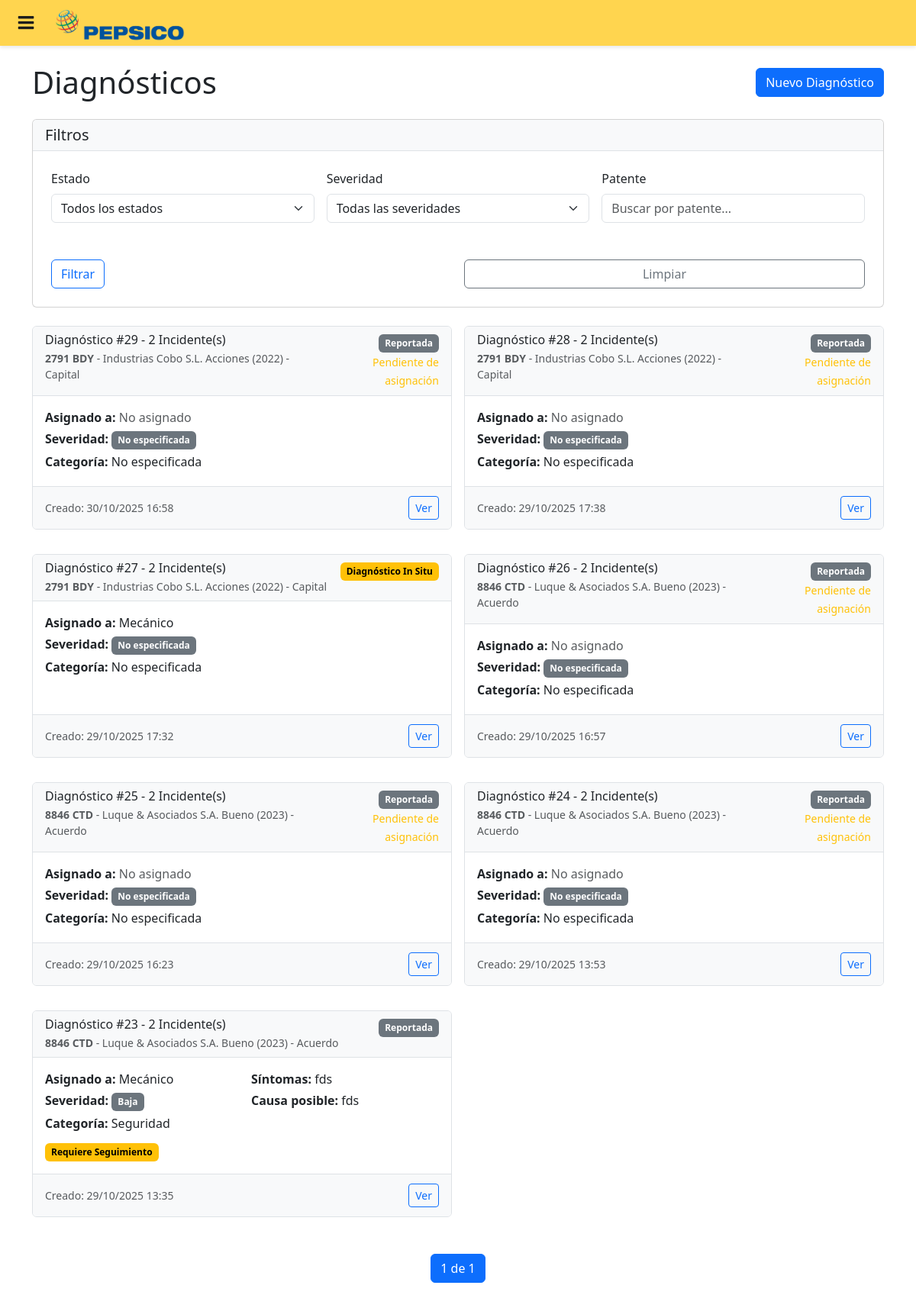
Screenshot of /diagnostics/ (signed in) with the database file from the repository.
### documents/models.py (models this page shows, shortened)
class Diagnostics(models.Model):
    DIAGNOSTIC_METHODS = [
        ('Visual', 'Visual'),
        ('Instrumentos', 'Con Instrumentos'),
        ('Prueba', 'Prueba de Funcionamiento'),
        ('Otro', 'Otro'),
    ]
    incidents = models.ManyToManyField(
        Incident, db_column='incident_ids', related_name='diagnostics', blank=True,
        help_text='Incidentes asociados a este diagnóstico')
    incident = models.ForeignKey(
        Incident, on_delete=models.CASCADE, db_column='incident_id', null=True, blank=True, related_name='legacy_diagnostics')
    severity = models.CharField(max_length=20, choices=Incident.SEVERITY_LEVELS, null=True, blank=True)
    category = models.CharField(max_length=50, choices=Incident.CATEGORIES, null=True, blank=True)
    symptoms = models.TextField(null=True, blank=True)
    possible_cause = models.TextField(null=True, blank=True)
    route = models.ForeignKey(
        Route, on_delete=models.SET_NULL, db_column='route_id', null=True, blank=True, related_name='diagnostics')
    status = models.CharField(max_length=30, choices=Incident.STATUS_CHOICES, default='Reportada')
    assigned_to = models.ForeignKey(
        FlotaUser, on_delete=models.SET_NULL, db_column='assigned_to_id', null=True, blank=True, related_name='assigned_diagnostics')
    resolved_at = models.DateTimeField(null=True, blank=True)
    resolution_notes = models.TextField(null=True, blank=True)
    estimated_resolution_time = models.CharField(max_length=50, null=True, blank=True)
    resolution_type = models.CharField(max_length=50, choices=Incident.RESOLUTION_TYPES, null=True, blank=True)
    auto_resolved = models.BooleanField(default=False)
    resolution_source = models.CharField(max_length=50, choices=Incident.RESOLUTION_SOURCES, null=True, blank=True)
    affects_operation = models.BooleanField(default=False)
    follow_up_required = models.BooleanField(default=False)
    related_schedule = models.ForeignKey(
        MaintenanceSchedule, on_delete=models.SET_NULL, db_column='related_schedule_id', null=True, blank=True, related_name='diagnostics')
    related_ingreso = models.ForeignKey(
        Ingreso, on_delete=models.SET_NULL, db_column='related_ingreso_id', null=True, blank=True, related_name='diagnostics')
    related_work_order = models.ForeignKey(
        WorkOrder, on_delete=models.SET_NULL, db_column='related_work_order_id', null=True, blank=True, related_name='diagnostics')
    diagnostic_started_at = models.DateTimeField(null=True, blank=True)
    diagnostic_completed_at = models.DateTimeField(null=True, blank=True)
    diagnostic_by = models.ForeignKey(
        FlotaUser, on_delete=models.SET_NULL, db_column='diagnostic_by_id', null=True, blank=True, related_name='diagnosed_incidents')
    diagnostic_method = models.CharField(max_length=50, choices=DIAGNOSTIC_METHODS, null=True, blank=True)
    parts_needed = models.TextField(null=True, blank=True)
    estimated_cost = models.DecimalField(max_digits=10, decimal_places=2, null=True, blank=True)
    photos_taken = models.BooleanField(default=False)
    requires_specialist = models.BooleanField(default=False)
    environmental_conditions = models.CharField(max_length=200, null=True, blank=True)
    location = models.CharField(max_length=200, null=True, blank=True, help_text='Ubicación donde se realizó el diagnóstico (para diagnósticos in situ)')
    diagnostics_created_at = models.DateTimeField(auto_now_add=True)
    diagnostics_updated_at = models.DateTimeField(auto_now=True)
    diagnostics_created_by = models.ForeignKey(
        FlotaUser, on_delete=models.SET_NULL, db_column='diagnostics_created_by_id', null=True, blank=True, related_name='created_diagnostics')
    diagnostics_updated_by = models.ForeignKey(
        FlotaUser, on_delete=models.SET_NULL, db_column='diagnostics_updated_by_id', null=True, blank=True, related_name='updated_diagnostics')
    class Meta:
        db_table = 'Diagnostics'

class Vehicle(models.Model):
    patent = models.CharField(max_length=10, primary_key=True)
    equipment = models.ForeignKey(
        SAPEquipment, on_delete=models.CASCADE, db_column='equipment_id')
    ceco = models.ForeignKey(
        CECO, on_delete=models.CASCADE, db_column='ceco_id')
    brand = models.CharField(max_length=50)
    model = models.CharField(max_length=50)
    year = models.IntegerField()
    age = models.IntegerField()
    useful_life = models.IntegerField()
    mileage = models.IntegerField(null=True, blank=True)
    site = models.ForeignKey(
        Site, on_delete=models.CASCADE, db_column='site_id')
    operational = models.BooleanField()
    backup = models.BooleanField()
    out_of_service = models.BooleanField()
    type = models.ForeignKey(
        VehicleType, on_delete=models.CASCADE, db_column='type_id')
    plan = models.BooleanField()
    sinister = models.BooleanField()
    observations = models.TextField()
    compliance = models.CharField(max_length=50)
    tct = models.CharField(max_length=50, null=True, blank=True)
    geotab_confirm = models.BooleanField()
    auction = models.BooleanField()
    status = models.ForeignKey(
        VehicleStatus, on_delete=models.SET_NULL, db_column='status_id', null=True, blank=True)
    class Meta:
        db_table = 'Vehicles'

class VehicleType(models.Model):
    id_type = models.AutoField(primary_key=True)
    name = models.CharField(max_length=100)
    site = models.ForeignKey(
        Site, on_delete=models.CASCADE, db_column='site_id')
    data = models.CharField(max_length=50)
    class Meta:
        db_table = 'VehicleTypes'

class FlotaUser(models.Model):
    id_user = models.AutoField(primary_key=True)
    user = models.OneToOneField(User, on_delete=models.CASCADE, related_name='flotauser')
    name = models.CharField(max_length=100)
    role = models.ForeignKey(
        Role, on_delete=models.CASCADE, db_column='role_id')
    patent = models.ForeignKey(
        Vehicle, on_delete=models.CASCADE, db_column='patent')
    status = models.ForeignKey(
        UserStatus, on_delete=models.CASCADE, db_column='status_id')
    observations = models.TextField()
    gpid = models.CharField(max_length=20)
    class Meta:
        db_table = 'FlotaUsers'

### diagnostics/views.py (the view)
# urls.py: path('', views.diagnostics_list, name='diagnostics_list'),
@login_required
def diagnostics_list(request):
    if hasattr(request.user, 'flotauser'):
        user_role = request.user.flotauser.role.name
        if user_role == 'Mecánico':
            diagnostics = Diagnostics.objects.filter(assigned_to=request.user.flotauser)
        elif user_role == 'Jefe de taller':
            diagnostics = Diagnostics.objects.all()
        elif user_role in ['Supervisor', 'Jefe de Flota']:
            diagnostics = Diagnostics.objects.all()
        elif user_role == 'Recepcionista de Vehículos':
            diagnostics = Diagnostics.objects.filter(diagnostics_created_by=request.user.flotauser)
        else:
            diagnostics = Diagnostics.objects.filter(
                Q(incidents__reported_by=request.user.flotauser) |
                Q(diagnostics_created_by=request.user.flotauser) |
                Q(incidents__vehicle=request.user.flotauser.patent) if hasattr(request.user.flotauser, 'patent') and request.user.flotauser.patent else Q()
            )
    else:
        diagnostics = Diagnostics.objects.none()
    status_filter = request.GET.get('status')
    severity_filter = request.GET.get('severity')
    patent_filter = request.GET.get('patent')
    if status_filter:
        diagnostics = diagnostics.filter(status=status_filter)
    if severity_filter:
        diagnostics = diagnostics.filter(severity=severity_filter)
    if patent_filter:
        diagnostics = diagnostics.filter(
            Q(incident__vehicle__patent__icontains=patent_filter) |
            Q(incidents__vehicle__patent__icontains=patent_filter)
        )
    diagnostics = diagnostics.select_related(
        'incident', 'incident__vehicle', 'incident__vehicle__type', 'assigned_to', 'incident__reported_by', 'diagnostics_created_by'
    ).prefetch_related(
        'incidents', 'incidents__vehicle', 'incidents__reported_by'
    ).order_by('-diagnostics_created_at').distinct()
    paginator = Paginator(diagnostics, 12)  # 12 diagnósticos por página
    page = request.GET.get('page')
    try:
        diagnostics = paginator.page(page)
    except PageNotAnInteger:
        diagnostics = paginator.page(1)
    except EmptyPage:
        diagnostics = paginator.page(paginator.num_pages)
    for diagnostic in diagnostics:
        unique_vehicles = []
        seen_vehicles = set()
        for incident in diagnostic.incidents.all():
            if incident.vehicle.patent not in seen_vehicles:
                unique_vehicles.append(incident.vehicle)
                seen_vehicles.add(incident.vehicle.patent)
        if diagnostic.incident and diagnostic.incident.vehicle.patent not in seen_vehicles:
            unique_vehicles.append(diagnostic.incident.vehicle)
        diagnostic.unique_vehicles = unique_vehicles
    context = {
        'diagnostics': diagnostics,
        'status_choices': Diagnostics._meta.get_field('status').choices,
        'severity_choices': Diagnostics._meta.get_field('severity').choices,
    }
    return render(request, 'diagnostics/diagnostics_list.html', context)

### diagnostics/templates/diagnostics/diagnostics_list.html (shortened to what this page needs)
{% extends 'base.html' %}
{% load static %}
{% block static %}
<link rel="stylesheet" href="{% static 'diagnostics/css/diagnostics_list.css' %}">
{% endblock %}
{% block content %}
<div class="container mt-4">
  <div class="row">
    <div class="col-12">
      <div class="d-flex justify-content-between align-items-center mb-4">
        <h1 class="mb-0">
           Diagnósticos
        </h1>
        <a href="{% url 'diagnostics:diagnostics_create' %}" class="btn btn-primary">
           Nuevo Diagnóstico
        </a>
      </div>
      <div class="card mb-4">
        <div class="card-header">
          <h5 class="mb-0">
             Filtros
          </h5>
        </div>
        <div class="card-body">
          <form method="get" class="row g-3">
            <div class="col-md-4">
              <label for="status" class="form-label">Estado</label>
              <select class="form-select" id="status" name="status">
                <option value="">Todos los estados</option>
              </select>
            </div>
            <div class="col-md-4">
              <label for="severity" class="form-label">Severidad</label>
              <select class="form-select" id="severity" name="severity">
                <option value="">Todas las severidades</option>
              </select>
            </div>
            <div class="col-md-4">
              <label for="patent" class="form-label">Patente</label>
              <input type="text" class="form-control" id="patent" name="patent" value="{{ request.GET.patent }}" placeholder="Buscar por patente...">
            </div>
            <div class="col-md-6">
              <label class="form-label">&nbsp;</label>
              <button type="submit" class="btn btn-outline-primary d-block">
                 Filtrar
              </button>
            </div>
            <div class="col-md-6">
              <label class="form-label">&nbsp;</label>
              <a href="{% url 'diagnostics:diagnostics_list' %}" class="btn btn-outline-secondary d-block">
                 Limpiar
              </a>
            </div>
          </form>
        </div>
      </div>
      {% if diagnostics %}
        <div class="diagnostics-grid">
          {% for diagnostic in diagnostics %}
          <div class="diagnostic-card card mb-3">
            <div class="card-header">
              <div class="d-flex justify-content-between align-items-start">
                <div>
                  <h6 class="mb-1">
                    Diagnóstico #{{ diagnostic.id }}
                    {% if diagnostic.incidents.all|length > 0 %}
                      - {{ diagnostic.incidents.all|length }} Incidente(s)
                    {% elif diagnostic.incident %}
                      - Incidente #{{ diagnostic.incident.id_incident }}
                    {% endif %}
                  </h6>
                  {% if diagnostic.unique_vehicles %}
                    {% for vehicle in diagnostic.unique_vehicles %}
                      <small class="text-muted d-block">
                        <strong>{{ vehicle.patent }}</strong> -
                        {{ vehicle.brand }} {{ vehicle.model }}
                        ({{ vehicle.year }})
                        {% if vehicle.type %}
                          - {{ vehicle.type.name }}
                        {% endif %}
                      </small>
                    {% endfor %}
                  {% endif %}
                </div>
                <div class="text-end">
                  <span class="badge bg-{% if diagnostic.status == 'Resuelta' %}success{% elif diagnostic.status == 'Diagnostico_In_Situ' %}warning{% elif diagnostic.status == 'OT_Generada' %}info{% else %}secondary{% endif %}">
                    {{ diagnostic.get_status_display }}
                  </span>
                  {% if not diagnostic.assigned_to %}
                    {% if user.flotauser.role.name == 'Jefe de taller' %}
                      <br><small class="text-warning"><i class="fas fa-user-cog"></i> Pendiente - Haz clic en "Crear" para completar</small>
                    {% else %}
                      <br><small class="text-warning"> Pendiente de asignación</small>
                    {% endif %}
                  {% endif %}
                </div>
              </div>
            </div>
            <div class="card-body">
              <div class="row">
                <div class="col-md-6">
                  <p class="mb-1">
                    <strong>Asignado a:</strong>
                    {% if diagnostic.assigned_to %}
                      {{ diagnostic.assigned_to.name }}
                    {% else %}
                      <span class="text-muted">No asignado</span>
                    {% endif %}
                  </p>
                  <p class="mb-1">
                    <strong>Severidad:</strong>
                    <span class="badge bg-{% if diagnostic.severity == 'Critica' %}danger{% elif diagnostic.severity == 'Alta' %}warning{% elif diagnostic.severity == 'Media' %}info{% else %}secondary{% endif %}">
                      {{ diagnostic.get_severity_display|default:"No especificada" }}
                    </span>
                  </p>
                  <p class="mb-1">
                    <strong>Categoría:</strong> {{ diagnostic.get_category_display|default:"No especificada" }}
                  </p>
                </div>
                <div class="col-md-6">
                  {% if diagnostic.symptoms %}
                    <p class="mb-1">
                      <strong>Síntomas:</strong> {{ diagnostic.symptoms|truncatechars:50 }}
                    </p>
                  {% endif %}
                  {% if diagnostic.possible_cause %}
                    <p class="mb-1">
                      <strong>Causa posible:</strong> {{ diagnostic.possible_cause|truncatechars:50 }}
                    </p>
                  {% endif %}
                </div>
              </div>
              {% if diagnostic.affects_operation or diagnostic.follow_up_required %}
              <div class="mt-2">
                {% if diagnostic.follow_up_required %}
                  <span class="badge bg-warning">Requiere Seguimiento</span>
                {% endif %}
              </div>
              {% endif %}
            </div>
            <div class="card-footer">
              <div class="d-flex justify-content-between align-items-center">
                <small class="text-muted">
                  Creado: {{ diagnostic.diagnostics_created_at|date:"d/m/Y H:i" }}
                </small>
                <div>
                  <a href="{% url 'diagnostics:diagnostics_detail' diagnostic.id %}" class="btn btn-sm btn-outline-primary">
                     Ver
                  </a>
                </div>
              </div>
            </div>
          </div>
          {% endfor %}
        </div>
        {% if diagnostics.paginator %}
          <nav aria-label="Paginación de diagnósticos">
            <ul class="pagination justify-content-center">
              <li class="page-item active">
                <span class="page-link">{{ diagnostics.number }} de {{ diagnostics.paginator.num_pages }}</span>
              </li>
            </ul>
          </nav>
        {% endif %}
      {% endif %}
    </div>
  </div>
</div>
{% endblock %}

### rows the page displays
Diagnostics: id "29", incidents.all|length "2", status "Reportada", shows "Pendiente de asignación", shows "No asignado", severity "No especificada", category "No especificada", diagnostics_created_at "30/10/2025 16:58"
Vehicle: patent "2791 BDY", brand "Industrias Cobo S.L.", model "Acciones", year "2022", type.name "Capital"
Diagnostics: id "28", incidents.all|length "2", status "Reportada", shows "Pendiente de asignación", shows "No asignado", severity "No especificada", category "No especificada", diagnostics_created_at "29/10/2025 17:38"
Diagnostics: id "27", incidents.all|length "2", status "Diagnóstico In Situ", assigned_to.name "Mecánico", severity "No especificada", category "No especificada", diagnostics_created_at "29/10/2025 17:32"
Diagnostics: id "26", incidents.all|length "2", status "Reportada", shows "Pendiente de asignación", shows "No asignado", severity "No especificada", category "No especificada", diagnostics_created_at "29/10/2025 16:57"
Vehicle: patent "8846 CTD", brand "Luque & Asociados S.A.", model "Bueno", year "2023", type.name "Acuerdo"
Diagnostics: id "25", incidents.all|length "2", status "Reportada", shows "Pendiente de asignación", shows "No asignado", severity "No especificada", category "No especificada", diagnostics_created_at "29/10/2025 16:23"
Diagnostics: id "24", incidents.all|length "2", status "Reportada", shows "Pendiente de asignación", shows "No asignado", severity "No especificada", category "No especificada", diagnostics_created_at "29/10/2025 13:53"
Diagnostics: id "23", incidents.all|length "2", status "Reportada", assigned_to.name "Mecánico", severity "Baja", category "Seguridad", symptoms "fds", possible_cause "fds", affects_operation "Requiere Seguimiento", diagnostics_created_at "29/10/2025 13:35"

### other values shown
{{ diagnostics.number }} "1"
{{ diagnostics.paginator.num_pages }} "1"
